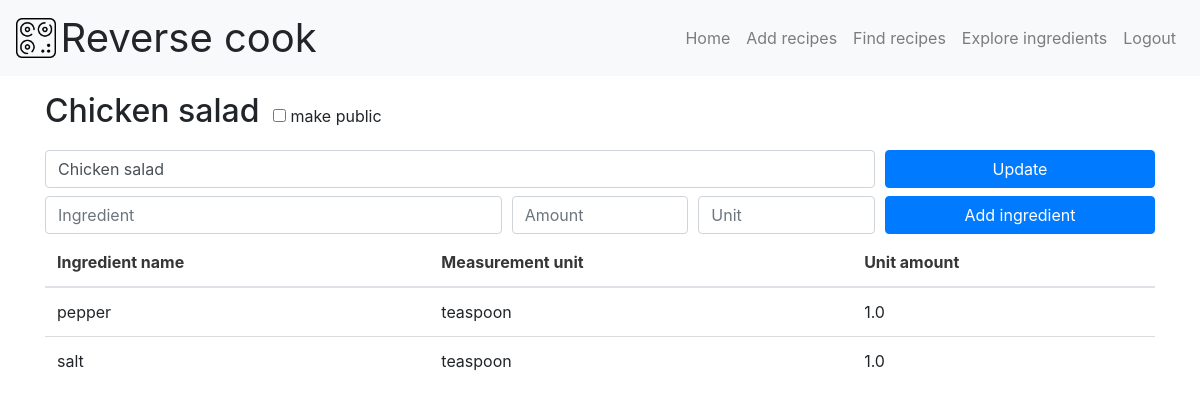
The app's page /update_recipe/1 (signed in) with its own data.
### app.py (models this page shows, shortened)
class Recipe(db.Model):
	id = db.Column(db.Integer, primary_key=True)
	name = db.Column(db.String(128), nullable=False)
	created_at = db.Column(db.DateTime, nullable=False,
		default=datetime.utcnow)
	recipeingredient = db.relationship('RecipeIngredient', backref='recipe',\
		lazy=True)
	created_by = db.Column(db.String(100), default=None)
	is_public = db.Column(db.Boolean, default=True)

class RecipeIngredient(db.Model):
	id = db.Column(db.Integer, primary_key=True)
	recipe_id = db.Column(db.Integer, db.ForeignKey('recipe.id'), nullable=False)
	ingredient_id = db.Column(db.Integer, db.ForeignKey('ingredient.id'), nullable=False)
	unit_amount = db.Column(db.Float(), nullable=False)
	created_at = db.Column(db.DateTime, default=datetime.utcnow)

class Ingredient(db.Model):
	id = db.Column(db.Integer, primary_key=True)
	name = db.Column(db.String(128), nullable=False,
		unique=True)
	created_at = db.Column(db.DateTime, nullable=False,
		default=datetime.utcnow)
	measurement_unit=db.Column(db.String(64), nullable=False)
	unit_cost=db.Column(db.Float(), nullable=False)
	recipeingredient = db.relationship('RecipeIngredient', backref='ingredient',\
		lazy=True)

### app.py (the view)
@app.route('/update_recipe/<int:id>', methods=['GET', 'POST'])
@login_required
def update_recipe(id):
	recipe = Recipe.query.get_or_404(id)
	recipe_ingredients = db.session.query((Recipe.name).label('recipe_name'),\
		(Ingredient.name).label('ingredient_name'),\
		(Ingredient.measurement_unit).label('measurement_unit'),\
		(RecipeIngredient.unit_amount).label('unit_amount'),\
		(RecipeIngredient.id).label('recipe_ingredient_id'))\
		.filter(Recipe.id == RecipeIngredient.recipe_id)\
		.filter(Ingredient.id == RecipeIngredient.ingredient_id)\
		.filter(Recipe.id == id).order_by(Recipe.created_at).all()
	if request.method == 'POST':
		recipe.name = request.form['name']
		recipe.is_public = int(request.form.get('is_public_toggle') or 0)
		print(str(recipe.is_public), file=sys.stdout)
		try:
			db.session.commit()
			return redirect('/update_recipe/' + str(id))
		except:
			return "There was a problem updating data."
	else:
		title = "Update Data"
		return render_template('update_recipe.html', title=title, recipe=recipe,\
			recipe_ingredients=recipe_ingredients)

### app.py (called while the page is built)
@login_manager.user_loader
def load_user(user_id):
    return User.query.get(int(user_id))

### templates/update_recipe.html (shortened to what this page needs)
{% extends 'base.html' %}
{% block content %}
<div class="container">
	<form action="/update_recipe/{{ recipe.id }}" method="POST">
	<div class="update-container">
		<h2 class="my-4 recipe-update-header">{{ recipe.name }}</h2>
		{% if recipe.is_public == 1 %}
		<input  type="checkbox" name="is_public_toggle" value="1" checked> make public
		{% else %}
		<input  type="checkbox" name="is_public_toggle" value="1" unchecked> make public
		{% endif %}
	</div>
		<divf class="form-row">
			<div class="col-sm-9 my-1">
				<input type="text" class="form-control" name="name" value="{{ recipe.name }}">
			</div>
			<div class="col-sm-3 my-1">
				<button type="submit" class="btn btn-primary btn-block">Update</button>
			</div>
		</div>
	{% include 'snippets/add_ingredients.html' %}
	{% include 'snippets/list_ingredients.html' %}
{% endblock content %}

### templates/snippets/list_ingredients.html (shortened to what this page needs)
<div class="container">
	{% if recipe_ingredients|length < 1 %}
	<p>There are no ingredients added for this recipe!</p>
	{% else %}
	<table class="table">
		<thead>
			<tr>
				<th>Ingredient name</th>
				<th>Measurement unit</th>
				<th>Unit amount</th>
			</tr>
		</thead>
		<tbody>
			{% for recipe_ingredient in recipe_ingredients %}
			<tr>
				<td>{{ recipe_ingredient.ingredient_name }}</td>
				<td>{{ recipe_ingredient.measurement_unit }}</td>
				<td>{{ recipe_ingredient.unit_amount }}</td>
			</tr>
			{% endfor %}
		</tbody>
	</table>
	{% endif %}
</div>

### static/css/main.css (style rules this page uses)
body, html { background: #FFFFFF; height: 100%; margin: 0; }
.recipe-update-header { display: inline; }
.update-container { margin-top: 1em; margin-bottom: 1em; }

### records on screen
Recipe: name "Chicken salad"
RecipeIngredient: ingredient_name "pepper", measurement_unit "teaspoon", unit_amount "1.0"
RecipeIngredient: ingredient_name "salt", measurement_unit "teaspoon", unit_amount "1.0"
